Frame 1 (no input): blank canvas, image omitted
Frame 60 (the mouse pressed at the canvas centre just before this capture): blank canvas, image omitted
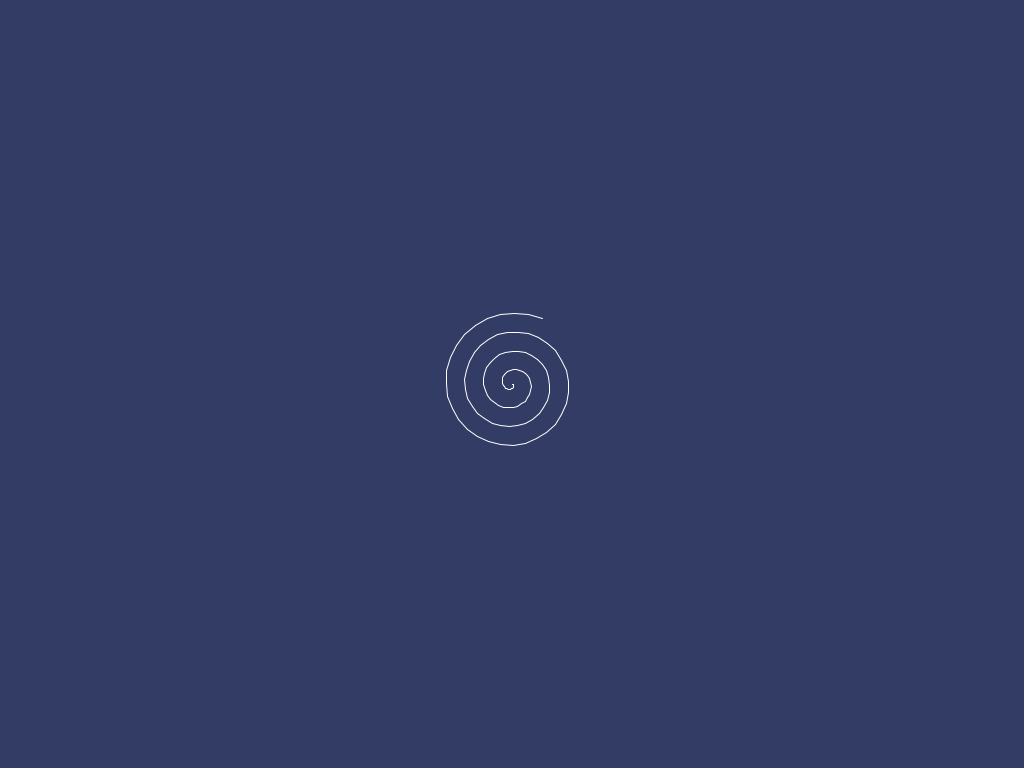
Frame 120 (the mouse held since frame 60 and released just before this capture)

The Processing sketch whose frames 1 and 60 were blank and that drew this single picture after the mouse press (run headless with seeded random() and noise(); from frame 60 on, the mouse is pressed at the canvas centre):

// Processing sketch: archimedean_spiral
// ── archimedean_spiral.pde
// https://en.wikipedia.org/wiki/Archimedean_spiral

class Spiral {
  float x0, y0;
  float x1, y1;
  float r, v;
  float t;
  
  Spiral() {
    r = 3;
    v = 0;
    reset();
  }
  
  void update(float dt) {
    t += dt;
    x0 = x1;
    y0 = y1;
    x1 = (r*t + v)*cos(t);
    y1 = (r*t + v)*sin(t);
  }
  
  void reset() {
    x0 = y0 = x1 = y1 = t = 0;
  }
}

color colbg;
Spiral spiral;

void setup() {
  colbg = color(50, 60, 100);
  spiral = new Spiral();
  
  size(1024, 768);
  background(colbg);
}

void draw() {
  translate(width/2, height/2);
  spiral.update(0.2);
  stroke(255, 255, 255);
  line(spiral.x0, spiral.y0, spiral.x1, spiral.y1);
}

void keyPressed() {
  if (key == ' ') {
    background(colbg);
    spiral.reset();
  } else if (keyCode == LEFT) {
    spiral.v -= 10;
  } else if (keyCode == RIGHT) {
    spiral.v += 10;
  }
}
